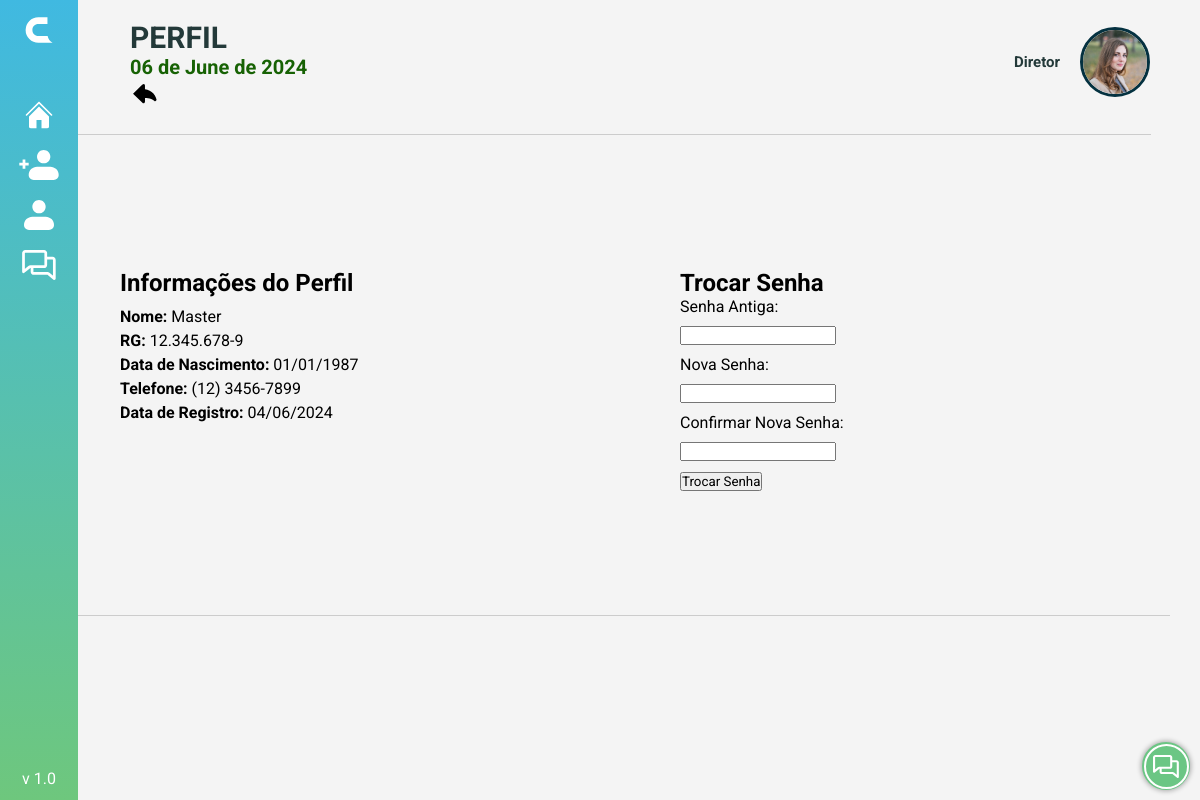
Page /PAGES/perfil.php (signed in) on the committed database.
### tables this page shows
CREATE TABLE Registro_Usuario (
  Usuario_Usuario_cd INT NOT NULL,
  Tipo_Tipo_cd INT NOT NULL,
  Registro_Data DATETIME NOT NULL DEFAULT CURRENT_TIMESTAMP,
  PRIMARY KEY (Usuario_Usuario_cd, Tipo_Tipo_cd),
  CONSTRAINT fk_Registro_Usuario_Usuario1 FOREIGN KEY (Usuario_Usuario_cd) REFERENCES Usuario (Usuario_id),
  CONSTRAINT fk_Registro_Usuario_Tipo1 FOREIGN KEY (Tipo_Tipo_cd) REFERENCES Tipo (Tipo_id)
);

CREATE TABLE Usuario (
  Usuario_id INT NOT NULL AUTO_INCREMENT,
  Usuario_Nome VARCHAR(100) NOT NULL,
  Usuario_Apelido VARCHAR (50) NOT NULL,
  Usuario_Email VARCHAR(100) NOT NULL,
  Usuario_Sexo CHAR(1) NOT NULL,
  Usuario_Cpf CHAR(14) NOT NULL,
  Usuario_Rg VARCHAR(14) NOT NULL,
  Usuario_Nascimento DATE NOT NULL,
  Usuario_EstadoCivil VARCHAR(20) NOT NULL,
  Usuario_Fone VARCHAR(15) NOT NULL,
  Usuario_Fone_Recado VARCHAR(15) NULL,
  Usuario_Login VARCHAR(100) NOT NULL,
  Usuario_Senha TEXT NOT NULL,
  Responsavel_Respon_cd INT NULL,
  Usuario_Obs VARCHAR(5000) NULL,
  Enderecos_Enderecos_cd INT NOT NULL,
  Usuario_Usuario_cd INT NOT NULL COMMENT 'Funcionario que cadastrou - automatico',
  Usuario_Status CHAR(1) DEFAULT 1,
  Usuario_Foto VARCHAR(255) NULL,
  Usuario_Matricula INT (6) NULL,
  Mudar_Senha BOOLEAN DEFAULT TRUE,
  PRIMARY KEY (Usuario_id),
  UNIQUE INDEX Aluno_Cpf_UNIQUE (Usuario_Cpf ASC),
  UNIQUE INDEX Aluno_Email_UNIQUE (Usuario_Email ASC),
  UNIQUE INDEX Usuario_Login_UNIQUE (Usuario_Login ASC),
  CONSTRAINT fk_Usuario_Responsavel1 FOREIGN KEY (Responsavel_Respon_cd) REFERENCES Responsavel (Respon_id),
  CONSTRAINT fk_Usuario_Enderecos1 FOREIGN KEY (Enderecos_Enderecos_cd) REFERENCES Enderecos (Enderecos_id),
  CONSTRAINT fk_Usuario_Usuario1 FOREIGN KEY (Usuario_Usuario_cd) REFERENCES Usuario (Usuario_id)
);

### PAGES/perfil.php (the view, shortened to what this page needs)
<?php
include '../conexao.php';
$conn = new mysqli($servername, $username, $password, $dbname);
$usuarioId = $_SESSION['Usuario_id'];
$stmt = $conn->prepare("SELECT u.Usuario_Nome, u.Usuario_RG, u.Usuario_Nascimento, u.Usuario_Fone, r.Registro_Data
                        FROM Usuario u
                        INNER JOIN registro_usuario r ON u.Usuario_id = r.usuario_usuario_cd
                        WHERE u.Usuario_id = ?");
$stmt->bind_param("i", $usuarioId);
if (!$stmt->execute()) {
    die("Erro na execução da consulta: " . $stmt->error);
}
$result = $stmt->get_result();
if ($result->num_rows > 0) {
    while ($row = $result->fetch_assoc()) {
        $nome = $row['Usuario_Nome'];
        $rg = $row['Usuario_RG'];
        $nascimento = date('d/m/Y', strtotime($row['Usuario_Nascimento']));
        $fone = $row['Usuario_Fone'];
        $data_registro = date('d/m/Y', strtotime($row['Registro_Data']));
    }
} else {
    echo "Usuário não encontrado.";
}
?>
<!DOCTYPE html>
<html lang="pt-BR">
<head>
    <link rel="stylesheet" href="../PHP/sidebar/menu.css">
    <link rel="stylesheet" href="../STYLE/botao.css" />
    <link rel="stylesheet" href="../STYLE/data.css">
    <link rel="stylesheet" href="https://cdnjs.cloudflare.com/ajax/libs/font-awesome/6.3.0/css/all.min.css"
 />
    <link href='https://unpkg.com/boxicons@2.0.7/css/boxicons.min.css' rel='stylesheet'>
    <link rel="stylesheet" href="../STYLE/style_home.css">
</head>
<body>
<?php include('../PHP/sidebar/menu.php');?>
<?php include('../PHP/redes.php');?>
<?php include('../PHP/dropdown.php');?>
<?php require_once '../COMPONENTS/header.php' ?>
<div>
    <?php echo $sidebarHTML;?>
</div>
<main>
    <div class="perfil-info">
        <h2>Informações do Perfil</h2>
        <p><strong>Nome:</strong> <?php echo $nome; ?></p>
        <p><strong>RG:</strong> <?php echo $rg; ?></p>
        <p><strong>Data de Nascimento:</strong> <?php echo $nascimento; ?></p>
        <p><strong>Telefone:</strong> <?php echo $fone; ?></p>
        <p><strong>Data de Registro:</strong> <?php echo $data_registro; ?></p>
    </div>
    <form action="../php/trocar_senha.php" method="post">
        <h2>Trocar Senha</h2>
        <label for="senha_antiga">Senha Antiga:</label>
        <input type="password" id="senha_antiga" name="senha_antiga" required>
        <label for="nova_senha">Nova Senha:</label>
        <input type="password" id="nova_senha" name="nova_senha" required>
        <label for="confirmar_senha">Confirmar Nova Senha:</label>
        <input type="password" id="confirmar_senha" name="confirmar_senha" required>
        <button type="submit">Trocar Senha</button>
    </form>
</main>
<hr>
<div class="buttons">
    <?php echo $redes;?>
</div>
</body>
</html>

### PHP/sidebar/menu.css (style rules this page uses)
* { margin: 0; padding: 0; box-sizing: border-box; }
hr { border:1px; margin:0; }

### STYLE/botao.css (style rules this page uses)
.buttons { position: fixed; z-index: 1; bottom: 0; right: 0; }

### STYLE/style_home.css (style rules this page uses)
* { margin: 0; padding: 0; box-sizing: border-box; font-family: 'Roboto', sans-serif; }
:root { --cor-primaria: #043140; --cor-secundaria: #176204; --cor-fundo: #F4F4F4; }
body { height: auto; display: flex; flex-direction: column; align-items: center; background-color: var(--cor-fundo); }
hr { background-color: #313131; width: 95%; height: 1px; }
main { width: 90%; height: 80%; align-items: center; display: flex; flex-wrap: wrap; max-width: 1000px; justify-content: center; margin: 7% 0; }

### PAGES/perfil.php (style rules this page uses)
body { display: flex; flex-direction: column; align-items: center; font-family: Arial, sans-serif; }
main { display: flex; justify-content: space-between; align-items: flex-start; width: 100%; padding: 20px; }
.perfil-info { flex: 1; margin-right: 20px; }
.perfil-info p { margin: 5px 0; }
.perfil-info h2 { margin-bottom: 10px; }
form { flex: 1; max-width: 400px; }
form label, form input { display: block; margin-bottom: 10px; }
hr { width: 100%; margin: 20px 0; border: none; border-top: 1px solid #ccc; }
.buttons { margin-top: 20px; }

### COMPONENTS/header.php (style rules this page uses)
hr { background-color: #313131; width: 95%; height: 1px; }

### rows in the picture
registro_usuario: Usuario_Usuario_cd.Usuario_Nome "Master", Usuario_Usuario_cd.Usuario_Rg "12.345.678-9", Usuario_Usuario_cd.Usuario_Nascimento "01/01/1987", Usuario_Usuario_cd.Usuario_Fone "(12) 3456-7899", Registro_Data "04/06/2024"

### other values in the picture
$titulo "PERFIL"
$date "06 de June de 2024"
$Nome "Diretor"
